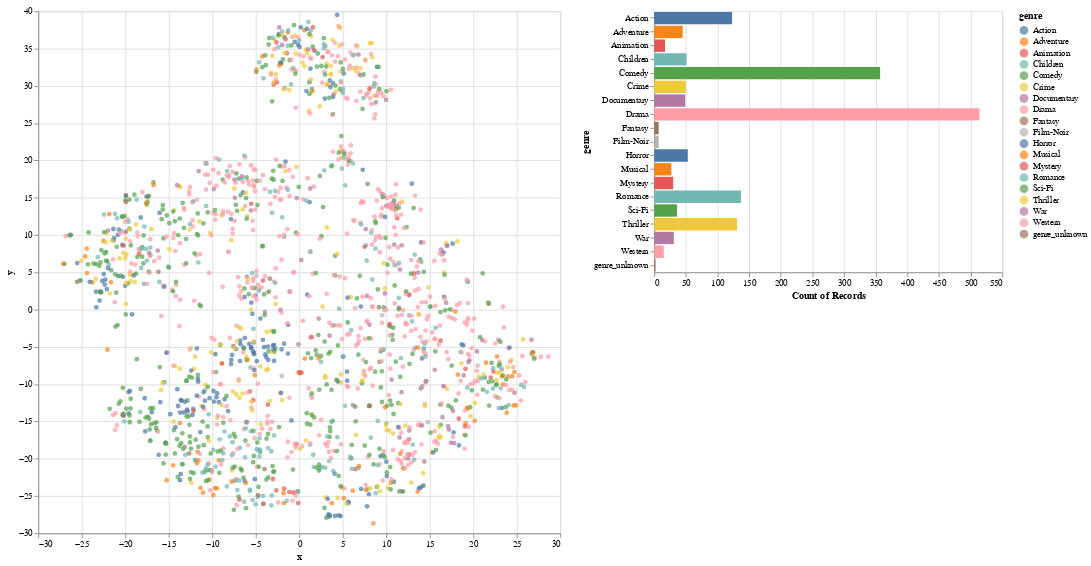

Notebook source saved alongside this figure:
### Code cell
# Visualize the embeddings
tsne_movie_embeddings(reg_model)

### Figure 1 — Vega-Lite specification as saved in the notebook (floating-point values rounded to 4 significant figures; data arrays with more than 128 entries replaced by an {"elided": "..."} marker saying what was removed)
{"config": {"view": {"continuousWidth": 400, "continuousHeight": 300}}, "hconcat": [{"layer": [{"mark": "circle", "encoding": {"color": {"condition": {"type": "nominal", "field": "genre", "selection": "selector002"}, "value": "whitesmoke"}, "x": {"type": "quantitative", "field": "x"}, "y": {"type": "quantitative", "field": "y"}}, "height": 600, "selection": {"selector005": {"type": "single", "encodings": ["x", "y"], "on": "mouseover", "nearest": true, "empty": "none"}}, "width": 600}, {"mark": {"type": "text", "align": "left", "dx": 5, "dy": -5}, "encoding": {"text": {"condition": {"type": "nominal", "field": "title", "selection": "selector005"}, "value": ""}, "x": {"type": "quantitative", "field": "x"}, "y": {"type": "quantitative", "field": "y"}}}]}, {"mark": "bar", "encoding": {"color": {"condition": {"type": "nominal", "field": "genre", "selection": "selector002"}, "value": "lightgray"}, "x": {"type": "quantitative", "aggregate": "count"}, "y": {"type": "nominal", "field": "genre"}}, "height": 300, "selection": {"selector002": {"type": "multi", "fields": ["genre"]}}}], "data": {"name": "data-e5c60b82d216d5aaf767bc21b12b0e41"}, "$schema": "https://vega.github.io/schema/vega-lite/v4.8.1.json", "datasets": {"data-e5c60b82d216d5aaf767bc21b12b0e41": {"elided": "1682 records"}}}
